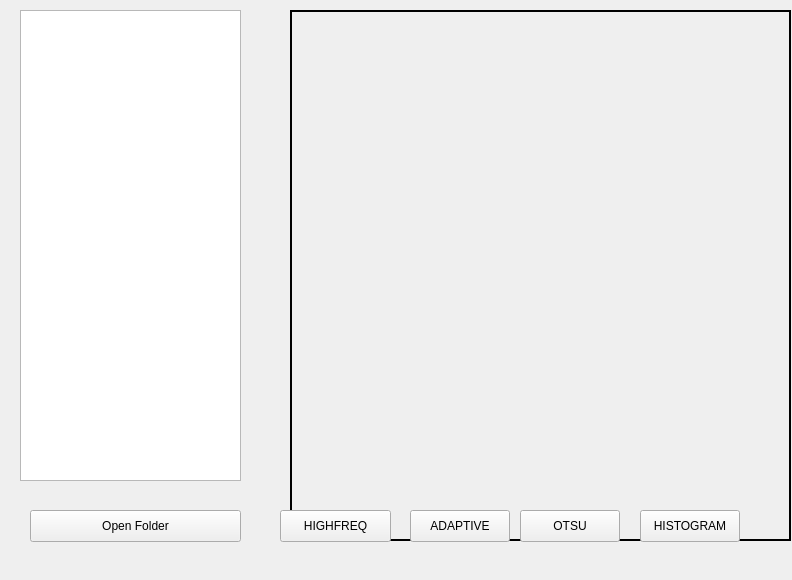
<?xml version="1.0" encoding="UTF-8"?>
<ui version="4.0">
 <class>MainWindow</class>
 <widget class="QMainWindow" name="MainWindow">
  <property name="geometry">
   <rect>
    <x>0</x>
    <y>0</y>
    <width>792</width>
    <height>580</height>
   </rect>
  </property>
  <property name="windowTitle">
   <string>MainWindow</string>
  </property>
  <widget class="QWidget" name="centralwidget">
   <widget class="QListWidget" name="directoryEntriesList">
    <property name="geometry">
     <rect>
      <x>20</x>
      <y>10</y>
      <width>221</width>
      <height>471</height>
     </rect>
    </property>
    <property name="styleSheet">
     <string notr="true">font: 12pt &quot;Courier&quot;;</string>
    </property>
   </widget>
   <widget class="QPushButton" name="loadFolderButton">
    <property name="geometry">
     <rect>
      <x>30</x>
      <y>510</y>
      <width>211</width>
      <height>32</height>
     </rect>
    </property>
    <property name="text">
     <string>Open Folder</string>
    </property>
   </widget>
   <widget class="PaintingAreaWidget" name="widget" native="true">
    <property name="geometry">
     <rect>
      <x>290</x>
      <y>10</y>
      <width>501</width>
      <height>531</height>
     </rect>
    </property>
    <property name="styleSheet">
     <string notr="true">border: 2px solid black</string>
    </property>
   </widget>
   <widget class="QPushButton" name="pushButton">
    <property name="geometry">
     <rect>
      <x>280</x>
      <y>510</y>
      <width>111</width>
      <height>32</height>
     </rect>
    </property>
    <property name="text">
     <string>HIGHFREQ</string>
    </property>
   </widget>
   <widget class="QPushButton" name="pushButton_2">
    <property name="geometry">
     <rect>
      <x>410</x>
      <y>510</y>
      <width>100</width>
      <height>32</height>
     </rect>
    </property>
    <property name="text">
     <string>ADAPTIVE</string>
    </property>
   </widget>
   <widget class="QPushButton" name="pushButton_3">
    <property name="geometry">
     <rect>
      <x>520</x>
      <y>510</y>
      <width>100</width>
      <height>32</height>
     </rect>
    </property>
    <property name="text">
     <string>OTSU</string>
    </property>
   </widget>
   <widget class="QPushButton" name="pushButton_4">
    <property name="geometry">
     <rect>
      <x>640</x>
      <y>510</y>
      <width>100</width>
      <height>32</height>
     </rect>
    </property>
    <property name="text">
     <string>HISTOGRAM</string>
    </property>
   </widget>
  </widget>
  <widget class="QMenuBar" name="menubar">
   <property name="geometry">
    <rect>
     <x>0</x>
     <y>0</y>
     <width>792</width>
     <height>24</height>
    </rect>
   </property>
  </widget>
 </widget>
 <customwidgets>
  <customwidget>
   <class>PaintingAreaWidget</class>
   <extends>QWidget</extends>
   <header location="global">paintingareawidget.h</header>
   <container>1</container>
  </customwidget>
 </customwidgets>
 <resources/>
 <connections/>
</ui>
